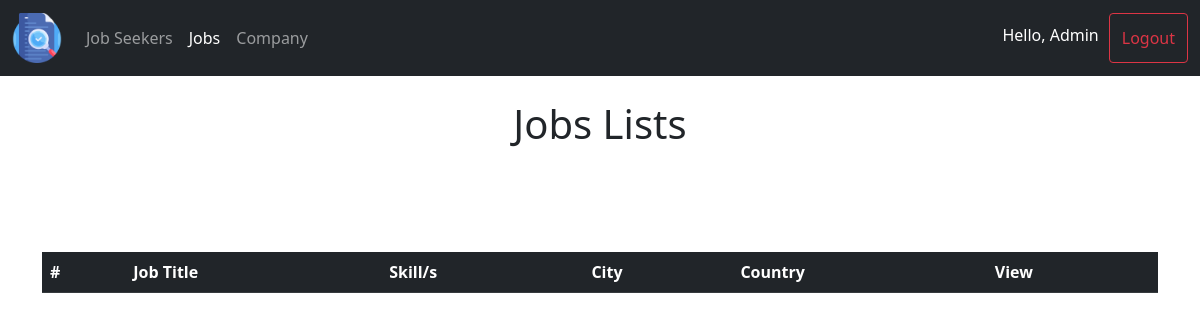
The app's page /jobs/, older data.
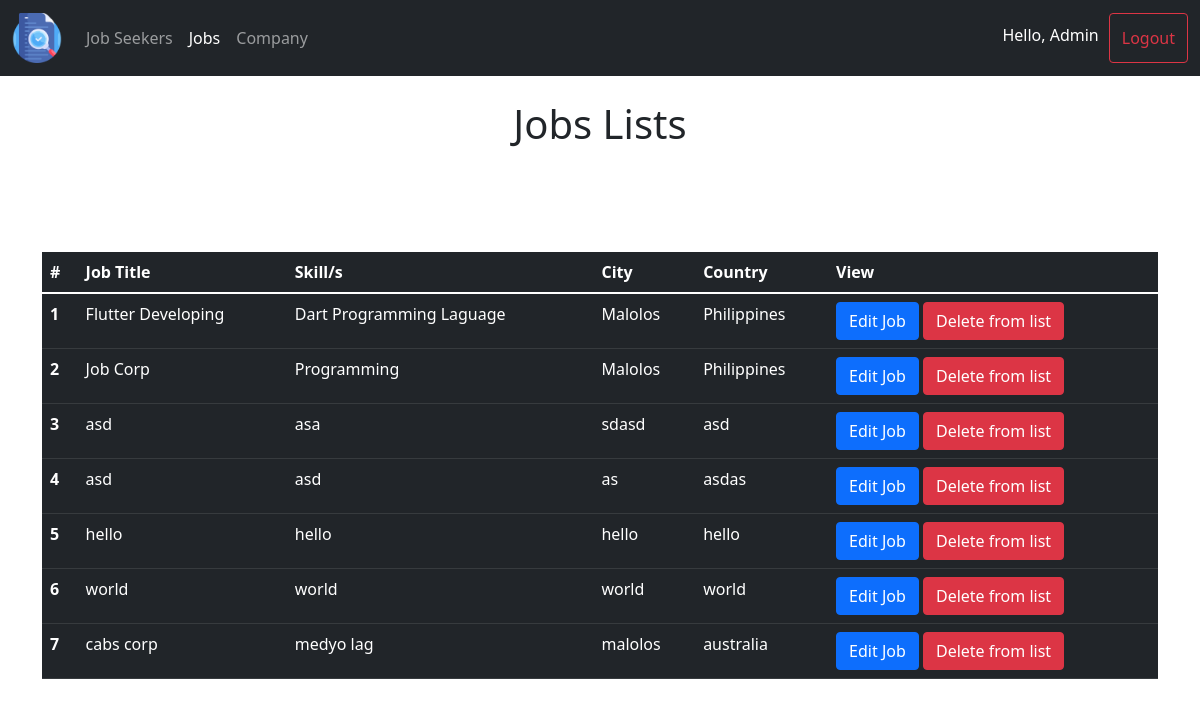
The same page, newer data.
### main_app/models.py (models this page shows, shortened)
class Job(models.Model):
    job_title = models.CharField(max_length=30, null=False, blank=False)
    job_type = models.CharField(max_length=30, null=False, blank=False)
    job_details = models.CharField(max_length=30, null=False, blank=False,default="n/a")
    skills = models.CharField(max_length=30, null=False, blank=False)
    city = models.CharField(max_length=30, null=False, blank=False)
    country = models.CharField(max_length=30, null=False, blank=False)
    company_id = models.IntegerField(default='0')
    job_id = models.BigAutoField(primary_key=True)

### main_app/views.py (the view)
# urls.py: path('jobs/', views.jobs, name="jobs"),
def jobs(request):
    request.session['page'] = "jobs"
    jobs = Job.objects.all()
    return render(request,'admin/jobs.html',{"jobs":jobs})

### main_app/templates/admin/jobs.html (shortened to what this page needs)
{% include 'admin/main_base.html' %}
{% load static %}
{% block content %}
<div class="container">
    <br>
    <h1 align="center">Jobs Lists</h1>
    <br>
    <br>
    <br>
    <br>
    <table class="table table-dark table-hover">
        <thead>
          <tr>
            <th scope="col">#</th>
            <th scope="col">Job Title</th>
            <th scope="col">Skill/s</th>
            <th scope="col">City</th>
            <th scope="col">Country</th>
            <th>View</th>
          </tr>
        </thead>
        <tbody>
          {% for job in jobs %}
          <tr>
            <th scope="row">{{forloop.counter}}</th>
            <td>{{job.job_title}}</td>
            <td>{{job.skills}}</td>
            <td>{{job.city}}</td>
            <td>{{job.country}}</td>
            <td>
                <button type="submit" class="btn btn-primary" data-bs-toggle="modal" data-bs-target="#view_job_modal" onclick="get_data('{{job.job_id}}','{{job.job_title}}',
                '{{job.skills}}','{{job.city}}','{{job.country}}','{{job.job_details}}','{{job.job_type}}')">Edit Job</button>
                <button type="submit" class="btn btn-danger" onclick="delete_job('{{job.job_id}}')">Delete from list</button>
            </td>
          </tr>
          {% endfor %}
        </tbody>
      </table>
</div>
{% endblock %}

Row changes from the older to the newer data that the page shows:
added Job: job_title "Flutter Developing", skills "Dart Programming Laguage", city "Malolos", country "Philippines"
added Job: job_title "Job Corp", skills "Programming", city "Malolos", country "Philippines"
added Job: job_title "asd", skills "asa", city "sdasd", country "asd"
added Job: job_title "asd", skills "asd", city "as", country "asdas"
added Job: job_title "hello", skills "hello", city "hello", country "hello"
added Job: job_title "world", skills "world", city "world", country "world"
added Job: job_title "cabs corp", skills "medyo lag", city "malolos", country "australia"
